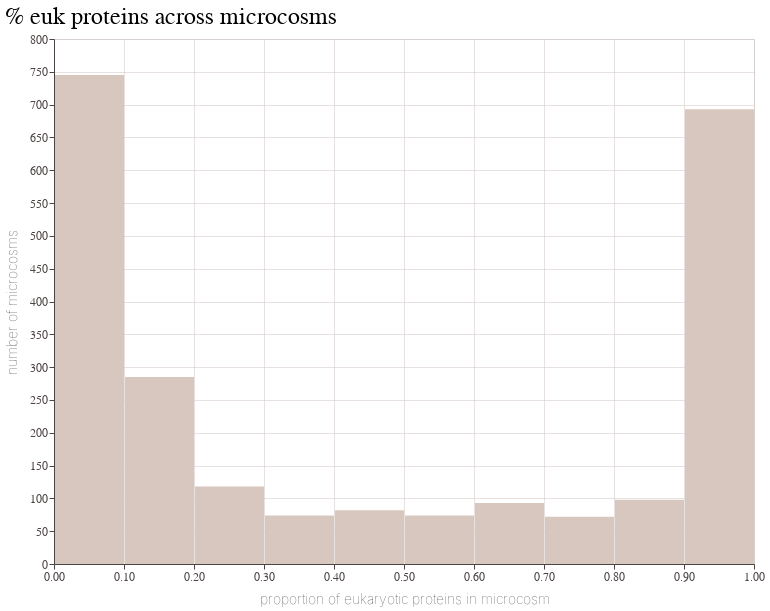

Here is the notebook cell this chart was saved with:
### Code cell
alt.Chart(kog_perc_euk.reset_index()).mark_bar().encode(
    alt.X("perc_euk:Q").bin().title("proportion of eukaryotic proteins in microcosm"),
    y=alt.Y('count()').title("number of microcosms"),
).properties(title='% euk proteins across microcosms')

### Figure 1 — Vega-Lite specification as saved in the notebook (floating-point values rounded to 4 significant figures; data arrays with more than 128 entries replaced by an {"elided": "..."} marker saying what was removed)
{"config": {"view": {"width": 700, "height": 525}, "title": {"fontSize": 24, "font": "Nunito", "fontWeight": 400, "anchor": "start", "color": "#000000"}, "axisX": {"domain": true, "domainColor": "#4c4443", "domainWidth": 1, "grid": true, "gridColor": "#cec5c1", "gridWidth": 0.5, "labelFont": "NanumGothic", "labelFontSize": 12, "labelColor": "#4c4443", "labelAngle": 0, "labelFlush": false, "tickColor": "#4c4443", "tickSize": 5, "titleFont": "NanumGothic", "titleFontWeight": 100, "titleColor": "#4c4443", "titleFontSize": 14, "titlePadding": 10}, "axisY": {"domain": true, "domainColor": "#4c4443", "domainWidth": 1, "grid": true, "gridColor": "#cec5c1", "gridWidth": 0.5, "labelFont": "NanumGothic", "labelFontSize": 12, "labelColor": "#4c4443", "labelAngle": 0, "tickColor": "#4c4443", "tickSize": 5, "titleFont": "NanumGothic", "titleFontWeight": 100, "titleColor": "#4c4443", "titleFontSize": 14, "titlePadding": 10}, "header": {"labelFont": "NanumGothic", "labelFontSize": 16, "titleFont": "NanumGothic", "titleFontSize": 16}, "range": {"category": ["#983550", "#cca389", "#c4ced4", "#6276ba", "#b25652", "#d8c7be", "#95b5c7", "#5e51ad", "#c27c63", "#e2d9e2", "#7297c1"], "diverging": ["#983550", "#cca389", "#c4ced4", "#6276ba", "#b25652", "#d8c7be", "#95b5c7", "#5e51ad", "#c27c63", "#e2d9e2", "#7297c1"], "sequential": ["#983550", "#cca389", "#c4ced4", "#6276ba", "#b25652", "#d8c7be", "#95b5c7", "#5e51ad", "#c27c63", "#e2d9e2", "#7297c1"]}, "legend": {"labelFont": "NanumGothic", "labelFontSize": 12, "symbolSize": 100, "titleFont": "NanumGothic", "titleFontSize": 12}, "area": {"fill": "#d8c7be"}, "circle": {"fill": "#d8c7be", "size": 40, "opacity": 1, "strokeWidth": 0.2, "stroke": "#4c4443", "scheme": "category20b"}, "line": {"color": "#d8c7be", "stroke": "#d8c7be", "strokeWidth": 1.5}, "trail": {"color": "#d8c7be", "stroke": "#d8c7be", "strokeWidth": 0, "size": 1}, "path": {"stroke": "#d8c7be", "strokeWidth": 0.5}, "point": {"color": "#d8c7be", "size": 40, "strokeWidth": 0.5}, "text": {"font": "NanumGothic", "color": "#d8c7be", "fontSize": 11, "align": "right", "size": 14}, "rule": {"color": "#b3aaa7"}, "bar": {"binSpacing": 1, "continuousBandSize": 10, "fill": "#d8c7be", "stroke": false}, "tick": {"color": "#d8c7be"}}, "data": {"name": "data-bd3ed72d5c2469817faa4cbf68d945e4"}, "mark": {"type": "bar"}, "encoding": {"x": {"bin": {}, "field": "perc_euk", "title": "proportion of eukaryotic proteins in microcosm", "type": "quantitative"}, "y": {"aggregate": "count", "title": "number of microcosms", "type": "quantitative"}}, "title": "% euk proteins across microcosms", "$schema": "https://vega.github.io/schema/vega-lite/v5.17.0.json", "datasets": {"data-bd3ed72d5c2469817faa4cbf68d945e4": {"elided": "2334 records"}}}
